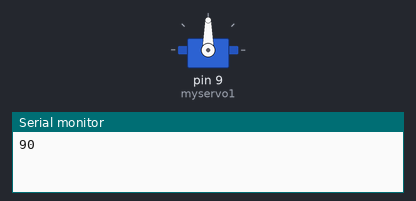
A sketch run on a simulated Arduino Uno, built with avr-gcc and run on an emulated ATmega328P. Shown: servo, the last lines printed to the serial monitor.

Above: at 0.05 s.
At 6.0 s:
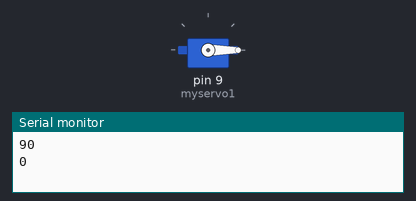
Timing chart, 0 to 7.8 s (numbered marks = the images above):
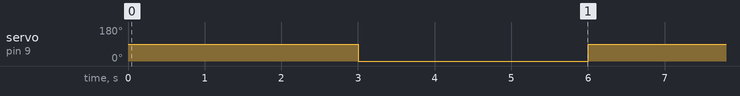

The sketch:

servo1.ino
```cpp
#include <Servo.h>

Servo myservo1;  	// create servo object to control a servo
//Servo myservo2;  	// twelve servo objects can be created on most boards

int pos = 0;    // variable to store the servo position
int rand_max = 180;


void setup() {
  Serial.begin(9600);
  myservo1.attach(9);  // attaches the servo on pin 9 to the servo object
  myservo1.write(0);              // tell servo to go to position in variable 'pos'
}

void loop() {
  	myservo1.write(90);             // tell servo to go to position in variable 'pos'
    Serial.println(90);
    delay(3000);                       // waits 15ms for the servo to reach the position

   	myservo1.write(0);             // tell servo to go to position in variable 'pos'
    Serial.println(0);
    delay(3000);                       // waits 15ms for the servo to reach the position

}
```

Measured:
- by itself, servo on pin 9 (myservo1): alternates 90° for 3.0 s and 0° for 3.0 s
